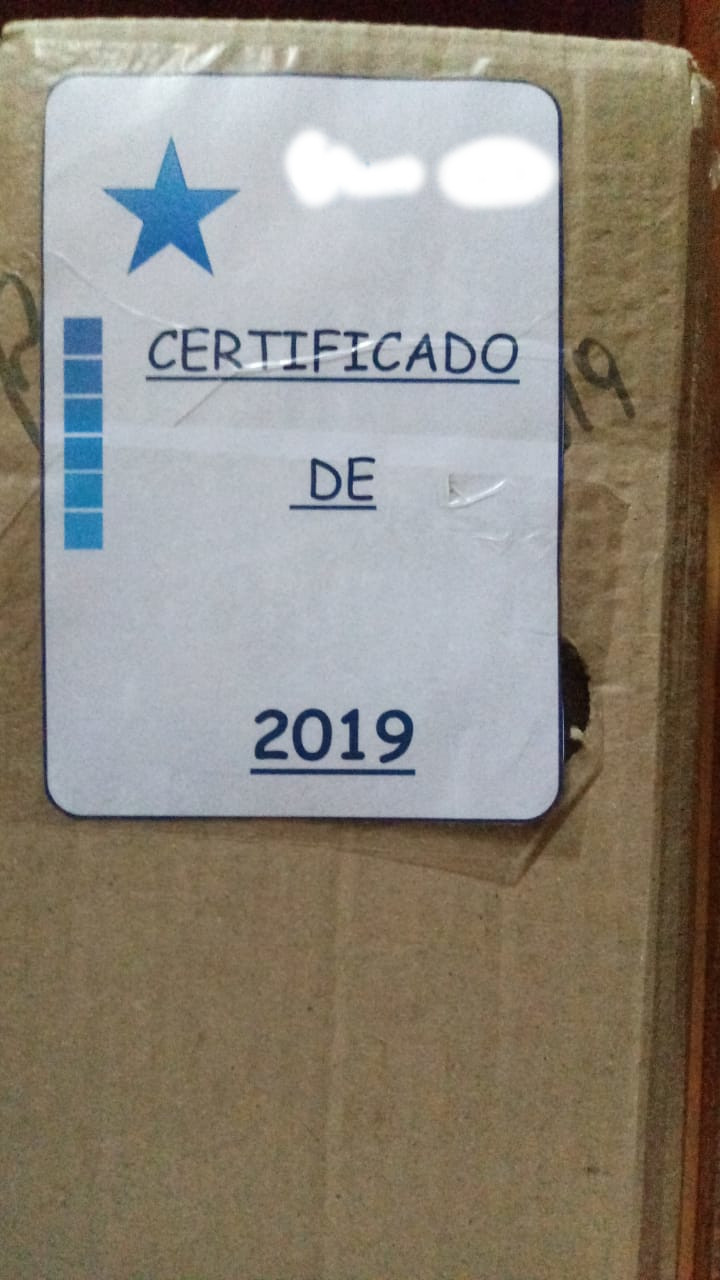
#> input picture imgs/img5.jpeg, 720 x 1280 px, found by its file name
$ python binary.py
#> lines starting #> are read from the running program, lines starting #| are printed output that depends on the picture; after the words box and inside, x2 and y2 are one past the last pixel; in counts of white or black regions, pixels touching at a corner belong together
import cv2
import numpy as np

img = cv2.imread("./imgs/img5.jpeg",0)
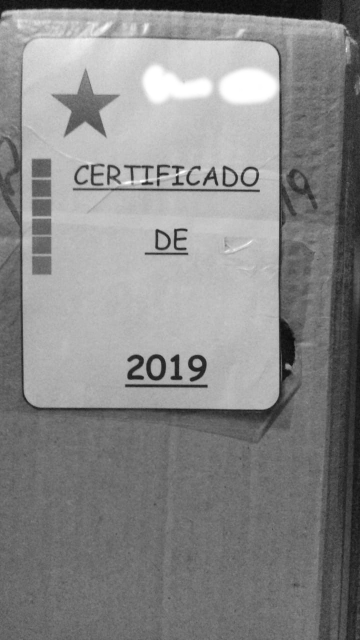
#> img: shape (1280, 720) (shown at 1/2 size); min 7, max 255, mean 135.8


(thresh, blackAndWhiteImage) = cv2.threshold(img, 127, 255, cv2.THRESH_BINARY)
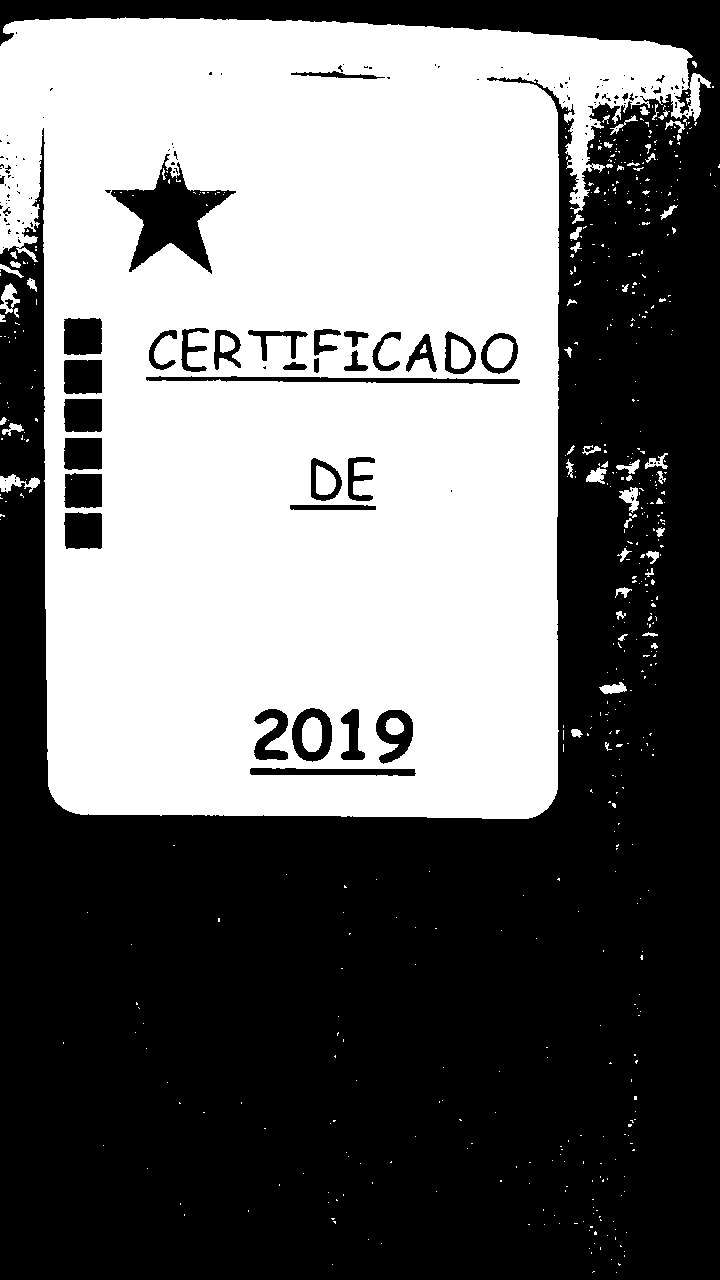
#> blackAndWhiteImage: shape (1280, 720); 43.9% white; 559 white regions (491 under 20 px), largest, box (x1, y1, x2, y2) and area: (0, 17, 711, 819) 396578, (487, 338, 514, 368) 624, (302, 717, 322, 752) 590


cv2.imshow('Black white image', blackAndWhiteImage)

cv2.imshow('Original image',img)


cv2.waitKey(0)
cv2.destroyAllWindows()

$ run again, with imgs/img1.jpeg copied over imgs/img5.jpeg
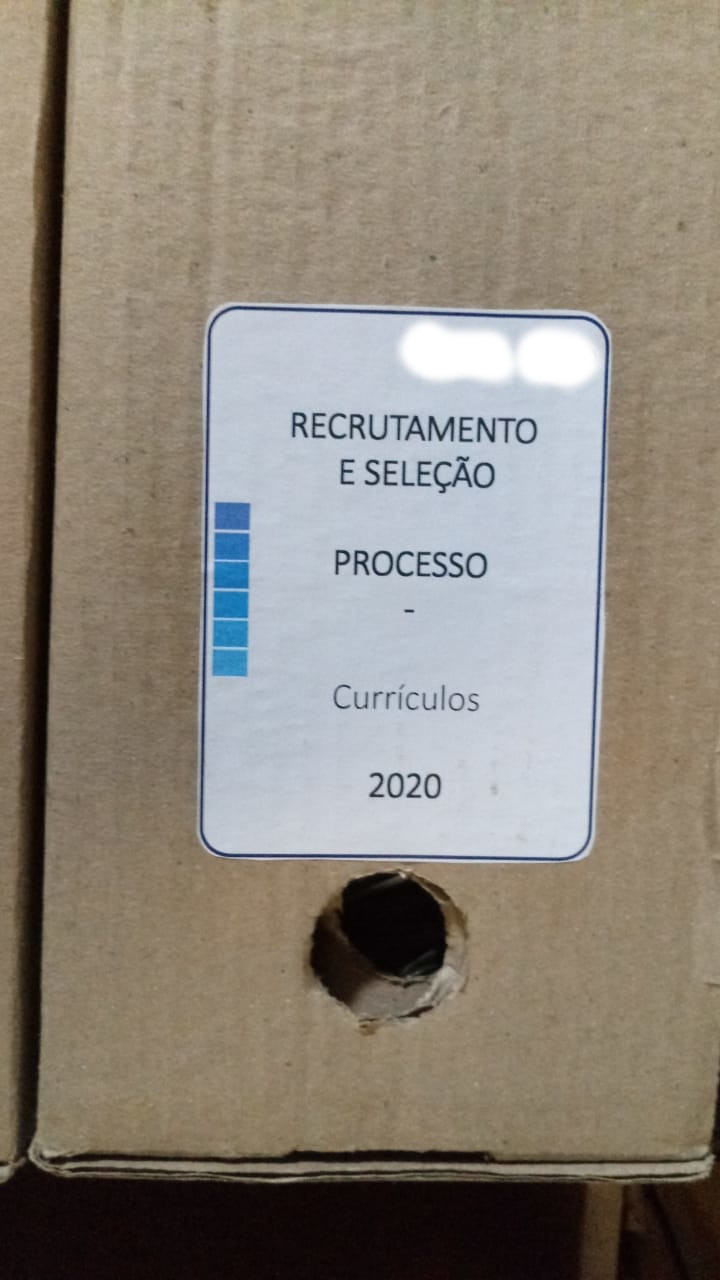
#> input picture imgs/img1.jpeg, 720 x 1280 px, found by its file name
#> `img = cv2.imread("./imgs/img5.jpeg",0)`:
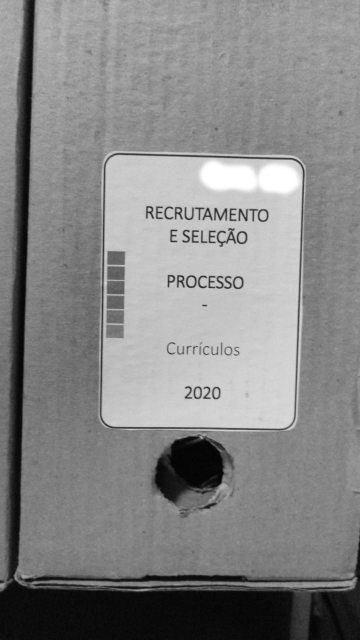
#> img: shape (1280, 720) (shown at 1/2 size); min 1, max 255, mean 133.9
#> `(thresh, blackAndWhiteImage) = cv2.threshold(img, 127, 255, cv2.THRESH..`:
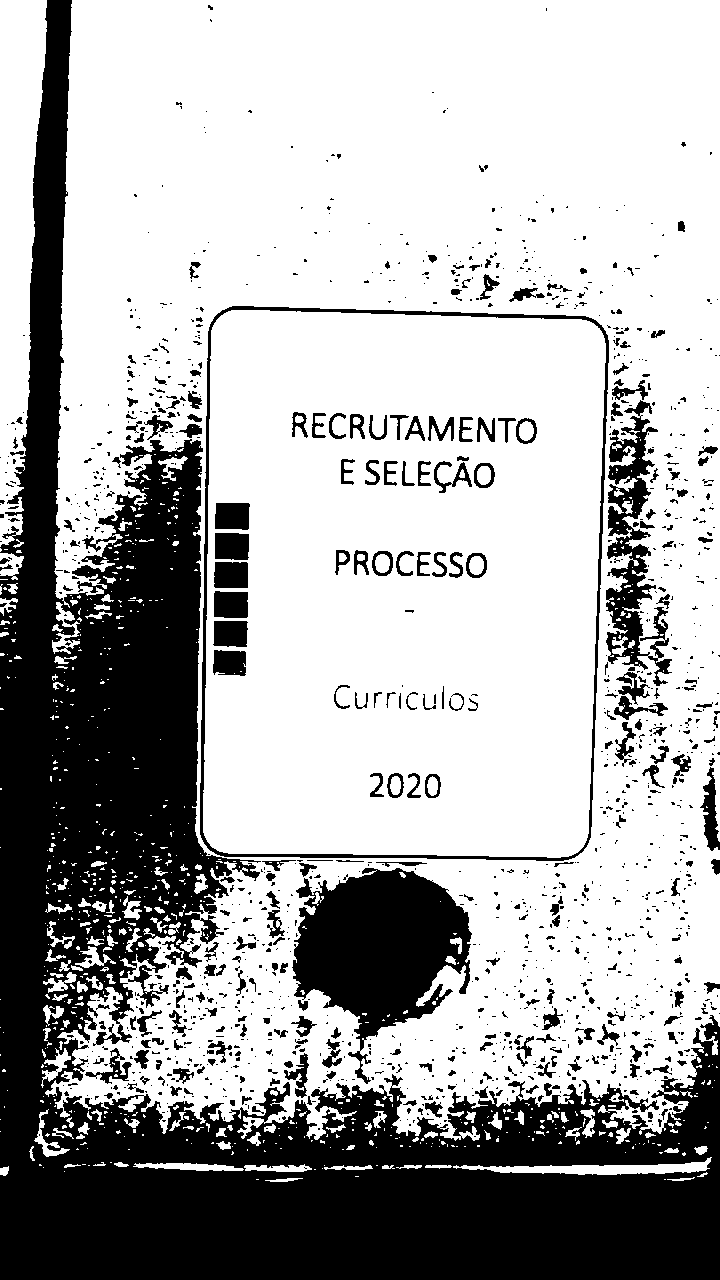
#> blackAndWhiteImage: shape (1280, 720); 67.6% white; 1379 black regions (1073 under 20 px), largest, box (x1, y1, x2, y2) and area: (0, 0, 720, 1280) 231617, (292, 868, 472, 1084) 21081, (606, 400, 672, 686) 6872

$ run again, with imgs/img2.jpeg copied over imgs/img5.jpeg
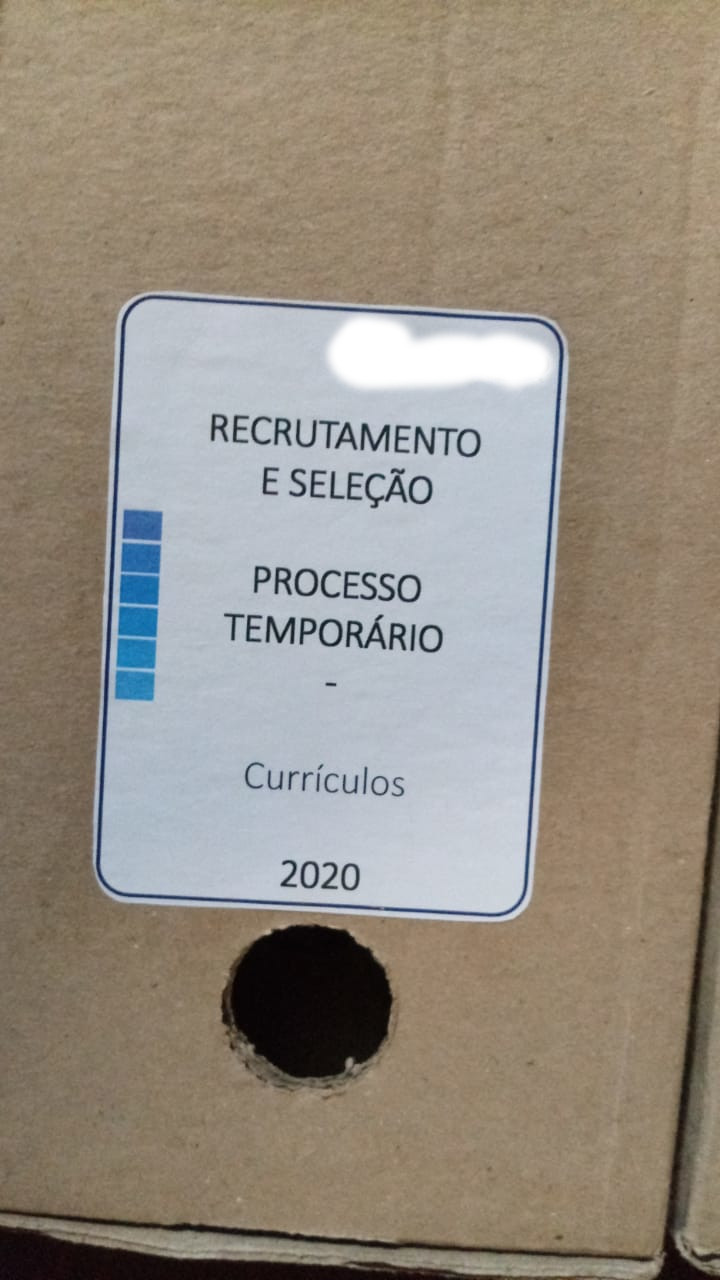
#> input picture imgs/img2.jpeg, 720 x 1280 px, found by its file name
#> `img = cv2.imread("./imgs/img5.jpeg",0)`:
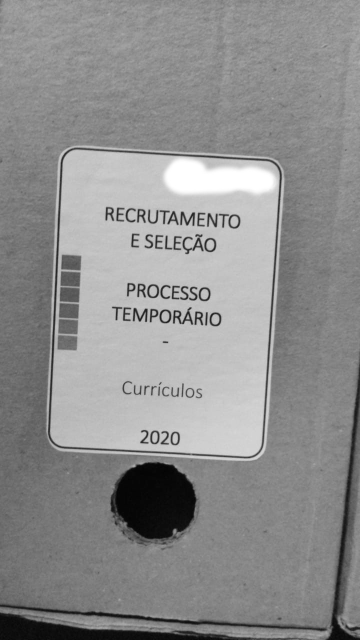
#> img: shape (1280, 720) (shown at 1/2 size); min 1, max 255, mean 142.1
#> `(thresh, blackAndWhiteImage) = cv2.threshold(img, 127, 255, cv2.THRESH..`:
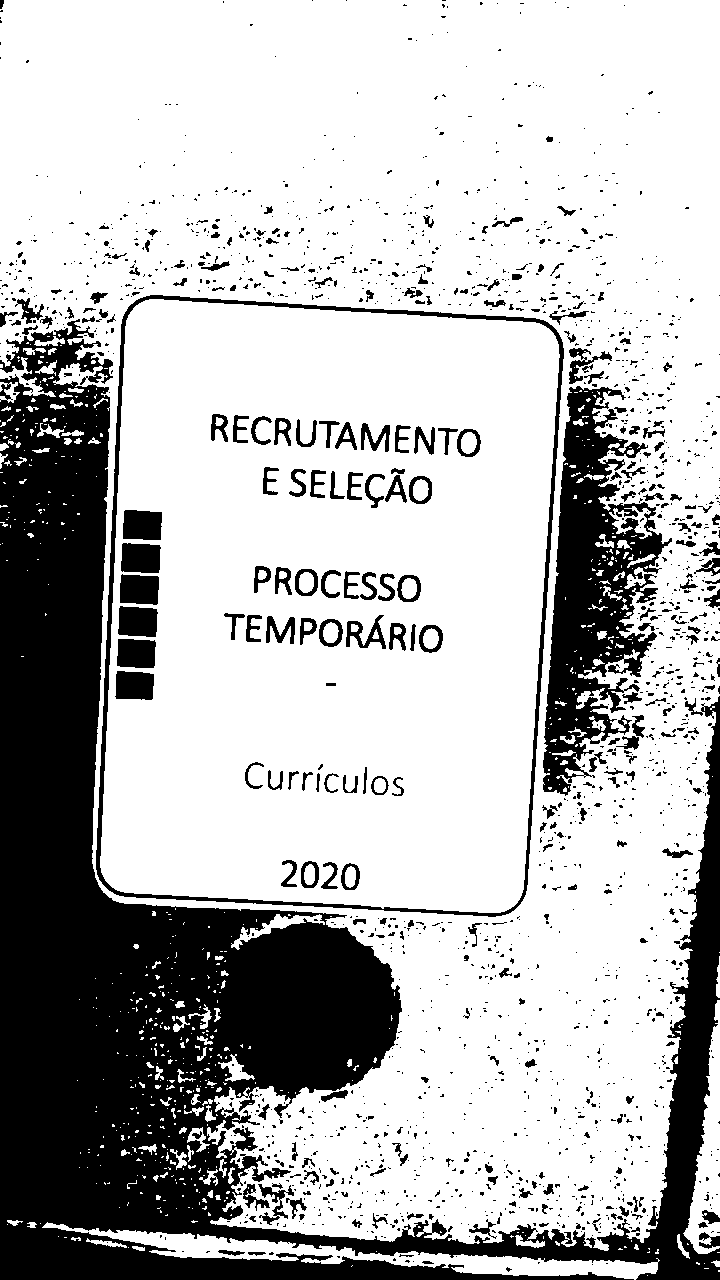
#> blackAndWhiteImage: shape (1280, 720); 72.2% white; 1803 black regions (1518 under 20 px), largest, box (x1, y1, x2, y2) and area: (0, 319, 720, 1280) 189452, (543, 386, 672, 796) 23638, (96, 295, 564, 917) 7814
